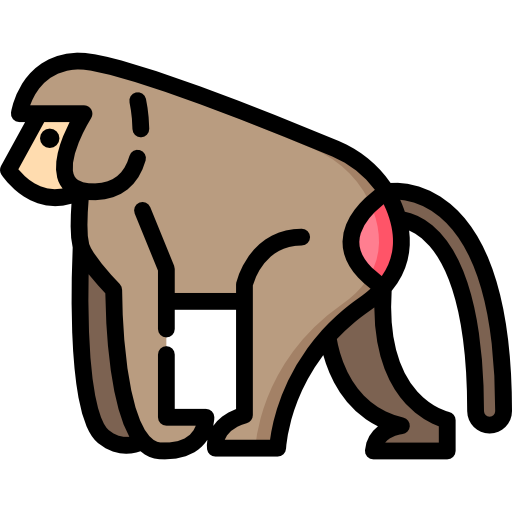
#> input picture 0xfe Scikit-image/baboon.png, 512 x 512 px
$ python 1-RGB2Gray.py
#> lines starting #> are read from the running program, lines starting #| are printed output that depends on the picture
import skimage.io as io
from skimage.color import rgb2gray
img = io.imread('baboon.png')
#> img is the input picture: shape (512, 512, 4); mean R, G, B, A 178.8, 170.4, 163.5, 122.3
print (img.shape)
#| (512, 512, 4)
#convertir img a blanco y negro '2d'
img_grayscale = rgb2gray(img)
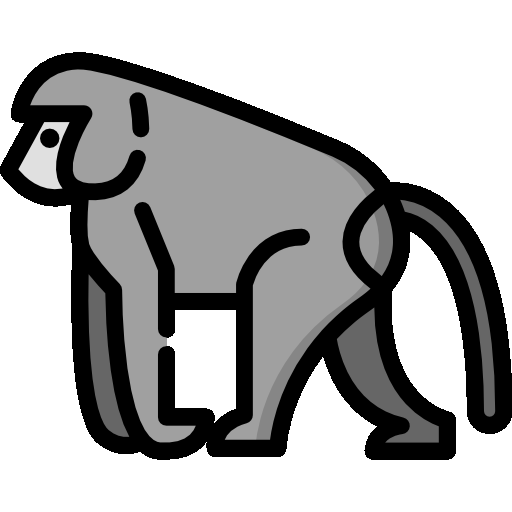
#> img_grayscale: shape (512, 512) float64; min 0, max 1, mean 0.673
#Guardar img en blanco y negro
io.imsave('baboon-gs.png',img_grayscale)
#Mostrar img en blanco y negro
show_grayscale = io.imshow(img_grayscale)
io.show()
